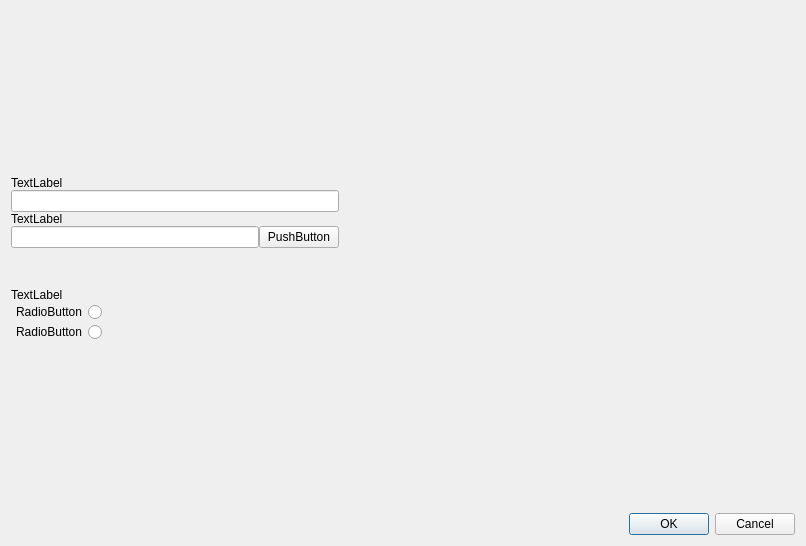
<?xml version="1.0" encoding="UTF-8"?>
<ui version="4.0">
 <class>SaveDialogWindow</class>
 <widget class="QDialog" name="SaveDialogWindow">
  <property name="geometry">
   <rect>
    <x>0</x>
    <y>0</y>
    <width>806</width>
    <height>546</height>
   </rect>
  </property>
  <property name="windowTitle">
   <string>Сохранить как..</string>
  </property>
  <layout class="QVBoxLayout" name="verticalLayout">
   <item>
    <layout class="QHBoxLayout" name="horizontalLayout">
     <item>
      <layout class="QVBoxLayout" name="verticalLayout_2">
       <property name="spacing">
        <number>0</number>
       </property>
       <item>
        <spacer name="verticalSpacer_4">
         <property name="orientation">
          <enum>Qt::Vertical</enum>
         </property>
         <property name="sizeHint" stdset="0">
          <size>
           <width>20</width>
           <height>40</height>
          </size>
         </property>
        </spacer>
       </item>
       <item>
        <widget class="QLabel" name="label_3">
         <property name="maximumSize">
          <size>
           <width>16777215</width>
           <height>20</height>
          </size>
         </property>
         <property name="text">
          <string>TextLabel</string>
         </property>
        </widget>
       </item>
       <item>
        <widget class="QLineEdit" name="lineEdit_2"/>
       </item>
       <item>
        <widget class="QLabel" name="label_2">
         <property name="maximumSize">
          <size>
           <width>16777215</width>
           <height>20</height>
          </size>
         </property>
         <property name="text">
          <string>TextLabel</string>
         </property>
        </widget>
       </item>
       <item>
        <layout class="QHBoxLayout" name="horizontalLayout_3">
         <property name="spacing">
          <number>0</number>
         </property>
         <property name="sizeConstraint">
          <enum>QLayout::SetDefaultConstraint</enum>
         </property>
         <item>
          <widget class="QLineEdit" name="lineEdit"/>
         </item>
         <item>
          <widget class="QPushButton" name="pushButton">
           <property name="text">
            <string>PushButton</string>
           </property>
          </widget>
         </item>
        </layout>
       </item>
       <item>
        <spacer name="verticalSpacer_3">
         <property name="orientation">
          <enum>Qt::Vertical</enum>
         </property>
         <property name="sizeType">
          <enum>QSizePolicy::Fixed</enum>
         </property>
         <property name="sizeHint" stdset="0">
          <size>
           <width>20</width>
           <height>40</height>
          </size>
         </property>
        </spacer>
       </item>
       <item>
        <widget class="QLabel" name="label">
         <property name="text">
          <string>TextLabel</string>
         </property>
        </widget>
       </item>
       <item>
        <layout class="QHBoxLayout" name="horizontalLayout_4">
         <item>
          <widget class="QRadioButton" name="radioButton_2">
           <property name="layoutDirection">
            <enum>Qt::RightToLeft</enum>
           </property>
           <property name="text">
            <string>RadioButton</string>
           </property>
          </widget>
         </item>
         <item>
          <spacer name="horizontalSpacer_2">
           <property name="orientation">
            <enum>Qt::Horizontal</enum>
           </property>
           <property name="sizeHint" stdset="0">
            <size>
             <width>40</width>
             <height>20</height>
            </size>
           </property>
          </spacer>
         </item>
        </layout>
       </item>
       <item>
        <layout class="QHBoxLayout" name="horizontalLayout_5">
         <item>
          <widget class="QRadioButton" name="radioButton">
           <property name="layoutDirection">
            <enum>Qt::RightToLeft</enum>
           </property>
           <property name="text">
            <string>RadioButton</string>
           </property>
          </widget>
         </item>
         <item>
          <spacer name="horizontalSpacer">
           <property name="orientation">
            <enum>Qt::Horizontal</enum>
           </property>
           <property name="sizeHint" stdset="0">
            <size>
             <width>40</width>
             <height>20</height>
            </size>
           </property>
          </spacer>
         </item>
        </layout>
       </item>
       <item>
        <spacer name="verticalSpacer_2">
         <property name="orientation">
          <enum>Qt::Vertical</enum>
         </property>
         <property name="sizeHint" stdset="0">
          <size>
           <width>20</width>
           <height>40</height>
          </size>
         </property>
        </spacer>
       </item>
      </layout>
     </item>
     <item>
      <layout class="QVBoxLayout" name="verticalLayout_3">
       <property name="spacing">
        <number>0</number>
       </property>
       <item>
        <widget class="QLabel" name="crossword_image_label">
         <property name="minimumSize">
          <size>
           <width>450</width>
           <height>300</height>
          </size>
         </property>
         <property name="text">
          <string/>
         </property>
        </widget>
       </item>
       <item>
        <spacer name="verticalSpacer">
         <property name="orientation">
          <enum>Qt::Vertical</enum>
         </property>
         <property name="sizeHint" stdset="0">
          <size>
           <width>20</width>
           <height>40</height>
          </size>
         </property>
        </spacer>
       </item>
      </layout>
     </item>
    </layout>
   </item>
   <item>
    <widget class="QDialogButtonBox" name="buttonBox">
     <property name="standardButtons">
      <set>QDialogButtonBox::Cancel|QDialogButtonBox::Ok</set>
     </property>
    </widget>
   </item>
  </layout>
 </widget>
 <resources/>
 <connections/>
</ui>
